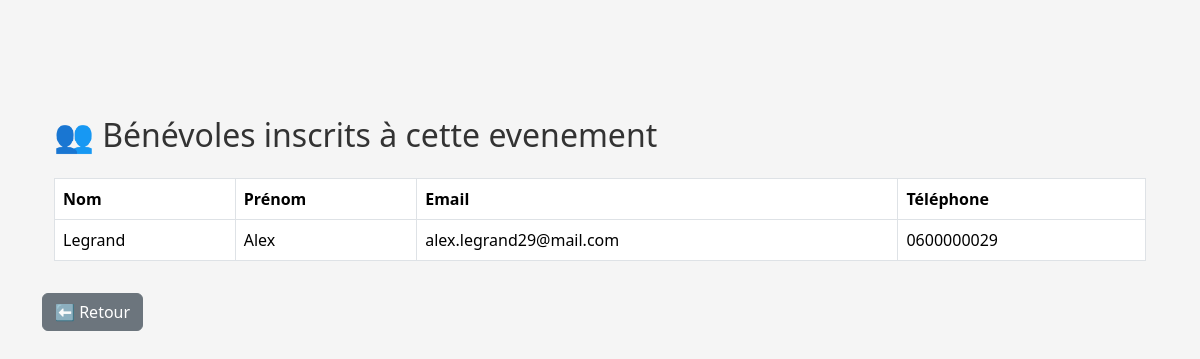
/fonction_2/affich_bene.php?type=evenement&id=159 (signed in), run on the app's committed database.
### tables this page shows
CREATE TABLE `PERSONNE` (
  `idPersonne` int NOT NULL AUTO_INCREMENT,
  `nom` varchar(100) NOT NULL,
  `prenom` varchar(100) NOT NULL,
  `date_naissance` date NOT NULL,
  `mail` varchar(255) NOT NULL DEFAULT '',
  `telephone` varchar(20) NOT NULL,
  `adresse` varchar(255) NOT NULL,
  `code_postal` varchar(10) DEFAULT NULL,
  `Profession` varchar(50) DEFAULT NULL,
  `Ville` varchar(50) DEFAULT NULL,
  PRIMARY KEY (`idPersonne`)
);

### fonction_2/affich_bene.php (the view, shortened to what this page needs)
<?php
require '../connexion/db_connect.php';
$type = $_GET['type'];
$id = (int) $_GET['id'];
if ($type === 'mission') {
    $sql = "
        SELECT p.nom, p.prenom, p.mail, p.telephone
        FROM AFFECTE_A_MISSION am
        JOIN BENEVOLE b ON am.idPersonne = b.idPersonne
        JOIN PERSONNE p ON b.idPersonne = p.idPersonne
        WHERE am.idMission = ?
    ";
} elseif ($type === 'evenement') {
    $sql = "
        SELECT p.nom, p.prenom, p.mail, p.telephone
        FROM PARTICIPE_A_EVENEMENT pe
        JOIN BENEVOLE b ON pe.idPersonne = b.idPersonne
        JOIN PERSONNE p ON b.idPersonne = p.idPersonne
        WHERE pe.idEvenement = ?
    ";
} else {
    die('❌ Type invalide');
}
$stmt = $pdo->prepare($sql);
$stmt->execute([$id]);
$benevoles = $stmt->fetchAll();
?>
<!DOCTYPE html>
<html lang="fr">
<head>
    <link href="https://cdn.jsdelivr.net/npm/bootstrap@5.3.8/dist/css/bootstrap.min.css" rel="stylesheet">
    <link rel="stylesheet" href="../styles.css">
</head>
<body class="container mt-4">
<div class="container mt-5 pt-4">
<h2 class="mb-4">👥 Bénévoles inscrits à cette <?= htmlspecialchars($type) ?>
</h2>
<?php if (count($benevoles) === 0): ?>
    <p>
        Aucun bénévole inscrit pour le moment.</p>
<?php else: ?>
    <table class="table table-bordered">
        <thead>
            <tr>
                <th>Nom</th>
                <th>Prénom</th>
                <th>Email</th>
                <th>Téléphone</th>
            </tr>
        </thead>
        <tbody>
            <?php foreach ($benevoles as $b): ?>
                <tr>
                    <td><?= htmlspecialchars($b['nom']) ?></td>
                    <td><?= htmlspecialchars($b['prenom']) ?></td>
                    <td><?= htmlspecialchars($b['mail']) ?></td>
                    <td><?= htmlspecialchars($b['telephone']) ?></td>
                </tr>
            <?php endforeach; ?>
        </tbody>
    </table>
<?php endif; ?>
</div>
<a href="index.php" class="btn btn-secondary mt-3">⬅ Retour</a>
</body>
</html>

### styles.css (style rules this page uses)
* { margin: 0; padding: 0; box-sizing: border-box; font-family: 'Segoe UI', Tahoma, Geneva, Verdana, sans-serif; }
body { background-color: #f5f5f5; padding: 20px; color: #333; }

### data on the page
personne: nom "Legrand", prenom "Alex", mail "alex.legrand29@mail.com", telephone "0600000029"

### other printed values
$type "evenement"
